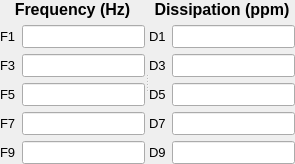
           <widget class="QSplitter" name="splitter">
            <property name="sizePolicy">
             <sizepolicy hsizetype="Preferred" vsizetype="Preferred">
              <horstretch>0</horstretch>
              <verstretch>0</verstretch>
             </sizepolicy>
            </property>
            <property name="orientation">
             <enum>Qt::Horizontal</enum>
            </property>
            <widget class="QWidget" name="layoutWidget">
             <layout class="QGridLayout" name="gridLayout_20">
              <item row="0" column="0">
               <widget class="QLabel" name="label_34">
                <property name="font">
                 <font>
                  <pointsize>12</pointsize>
                 </font>
                </property>
                <property name="text">
                 <string>&lt;html&gt;&lt;head/&gt;&lt;body&gt;&lt;p&gt;&lt;span style=&quot; font-weight:600;&quot;&gt;Frequency (Hz)&lt;/span&gt;&lt;/p&gt;&lt;/body&gt;&lt;/html&gt;</string>
                </property>
                <property name="alignment">
                 <set>Qt::AlignCenter</set>
                </property>
               </widget>
              </item>
              <item row="1" column="0">
               <layout class="QGridLayout" name="gridLayout_18">
                <item row="0" column="0">
                 <widget class="QLabel" name="label_24">
                  <property name="font">
                   <font>
                    <pointsize>10</pointsize>
                   </font>
                  </property>
                  <property name="text">
                   <string>F1</string>
                  </property>
                  <property name="buddy">
                   <cstring>freq_f1</cstring>
                  </property>
                 </widget>
                </item>
                <item row="0" column="1">
                 <widget class="QLineEdit" name="freq_f1">
                  <property name="font">
                   <font>
                    <pointsize>10</pointsize>
                   </font>
                  </property>
                  <property name="readOnly">
                   <bool>true</bool>
                  </property>
                 </widget>
                </item>
                <item row="1" column="0">
                 <widget class="QLabel" name="label_25">
                  <property name="font">
                   <font>
                    <pointsize>10</pointsize>
                   </font>
                  </property>
                  <property name="text">
                   <string>F3</string>
                  </property>
                  <property name="buddy">
                   <cstring>freq_f3</cstring>
                  </property>
                 </widget>
                </item>
                <item row="1" column="1">
                 <widget class="QLineEdit" name="freq_f3">
                  <property name="font">
                   <font>
                    <pointsize>10</pointsize>
                   </font>
                  </property>
                  <property name="readOnly">
                   <bool>true</bool>
                  </property>
                 </widget>
                </item>
                <item row="2" column="0">
                 <widget class="QLabel" name="label_26">
                  <property name="font">
                   <font>
                    <pointsize>10</pointsize>
                   </font>
                  </property>
                  <property name="text">
                   <string>F5</string>
                  </property>
                  <property name="buddy">
                   <cstring>freq_f5</cstring>
                  </property>
                 </widget>
                </item>
                <item row="2" column="1">
                 <widget class="QLineEdit" name="freq_f5">
                  <property name="font">
                   <font>
                    <pointsize>10</pointsize>
                   </font>
                  </property>
                  <property name="readOnly">
                   <bool>true</bool>
                  </property>
                 </widget>
                </item>
                <item row="3" column="0">
                 <widget class="QLabel" name="label_27">
                  <property name="font">
                   <font>
                    <pointsize>10</pointsize>
                   </font>
                  </property>
                  <property name="text">
                   <string>F7</string>
                  </property>
                  <property name="buddy">
                   <cstring>freq_f7</cstring>
                  </property>
                 </widget>
                </item>
                <item row="3" column="1">
                 <widget class="QLineEdit" name="freq_f7">
                  <property name="font">
                   <font>
                    <pointsize>10</pointsize>
                   </font>
                  </property>
                  <property name="readOnly">
                   <bool>true</bool>
                  </property>
                 </widget>
                </item>
                <item row="4" column="0">
                 <widget class="QLabel" name="label_28">
                  <property name="font">
                   <font>
                    <pointsize>10</pointsize>
                   </font>
                  </property>
                  <property name="text">
                   <string>F9</string>
                  </property>
                  <property name="buddy">
                   <cstring>freq_f9</cstring>
                  </property>
                 </widget>
                </item>
                <item row="4" column="1">
                 <widget class="QLineEdit" name="freq_f9">
                  <property name="font">
                   <font>
                    <pointsize>10</pointsize>
                   </font>
                  </property>
                  <property name="readOnly">
                   <bool>true</bool>
                  </property>
                 </widget>
                </item>
               </layout>
              </item>
             </layout>
            </widget>
            <widget class="QWidget" name="layoutWidget">
             <layout class="QGridLayout" name="gridLayout_21">
              <item row="1" column="0">
               <layout class="QGridLayout" name="gridLayout_19">
                <item row="1" column="1">
                 <widget class="QLineEdit" name="diss_d3">
                  <property name="font">
                   <font>
                    <pointsize>10</pointsize>
                   </font>
                  </property>
                  <property name="readOnly">
                   <bool>true</bool>
                  </property>
                 </widget>
                </item>
                <item row="3" column="1">
                 <widget class="QLineEdit" name="diss_d7">
                  <property name="font">
                   <font>
                    <pointsize>10</pointsize>
                   </font>
                  </property>
                  <property name="readOnly">
                   <bool>true</bool>
                  </property>
                 </widget>
                </item>
                <item row="4" column="0">
                 <widget class="QLabel" name="label_33">
                  <property name="font">
                   <font>
                    <pointsize>10</pointsize>
                   </font>
                  </property>
                  <property name="text">
                   <string>D9</string>
                  </property>
                  <property name="buddy">
                   <cstring>diss_d9</cstring>
                  </property>
                 </widget>
                </item>
                <item row="3" column="0">
                 <widget class="QLabel" name="label_32">
                  <property name="font">
                   <font>
                    <pointsize>10</pointsize>
                   </font>
                  </property>
                  <property name="text">
                   <string>D7</string>
                  </property>
                  <property name="buddy">
                   <cstring>diss_d7</cstring>
                  </property>
                 </widget>
                </item>
                <item row="0" column="1">
                 <widget class="QLineEdit" name="diss_d1">
                  <property name="font">
                   <font>
                    <pointsize>10</pointsize>
                   </font>
                  </property>
                  <property name="readOnly">
                   <bool>true</bool>
                  </property>
                 </widget>
                </item>
                <item row="1" column="0">
                 <widget class="QLabel" name="label_30">
                  <property name="font">
                   <font>
                    <pointsize>10</pointsize>
                   </font>
                  </property>
                  <property name="text">
                   <string>D3</string>
                  </property>
                  <property name="buddy">
                   <cstring>diss_d3</cstring>
                  </property>
                 </widget>
                </item>
                <item row="2" column="0">
                 <widget class="QLabel" name="label_31">
                  <property name="font">
                   <font>
                    <pointsize>10</pointsize>
                   </font>
                  </property>
                  <property name="text">
                   <string>D5</string>
                  </property>
                  <property name="buddy">
                   <cstring>diss_d5</cstring>
                  </property>
                 </widget>
                </item>
                <item row="0" column="0">
                 <widget class="QLabel" name="label_29">
                  <property name="font">
                   <font>
                    <pointsize>10</pointsize>
                   </font>
                  </property>
                  <property name="text">
                   <string>D1</string>
                  </property>
                  <property name="buddy">
                   <cstring>diss_d1</cstring>
                  </property>
                 </widget>
                </item>
                <item row="2" column="1">
                 <widget class="QLineEdit" name="diss_d5">
                  <property name="font">
                   <font>
                    <pointsize>10</pointsize>
                   </font>
                  </property>
                  <property name="readOnly">
                   <bool>true</bool>
                  </property>
                 </widget>
                </item>
                <item row="4" column="1">
                 <widget class="QLineEdit" name="diss_d9">
                  <property name="font">
                   <font>
                    <pointsize>10</pointsize>
                   </font>
                  </property>
                  <property name="readOnly">
                   <bool>true</bool>
                  </property>
                 </widget>
                </item>
               </layout>
              </item>
              <item row="0" column="0">
               <widget class="QLabel" name="label_35">
                <property name="font">
                 <font>
                  <pointsize>12</pointsize>
                 </font>
                </property>
                <property name="text">
                 <string>&lt;html&gt;&lt;head/&gt;&lt;body&gt;&lt;p&gt;&lt;span style=&quot; font-weight:600;&quot;&gt;Dissipation (ppm)&lt;/span&gt;&lt;/p&gt;&lt;/body&gt;&lt;/html&gt;</string>
                </property>
                <property name="alignment">
                 <set>Qt::AlignCenter</set>
                </property>
               </widget>
              </item>
             </layout>
            </widget>
           </widget>
